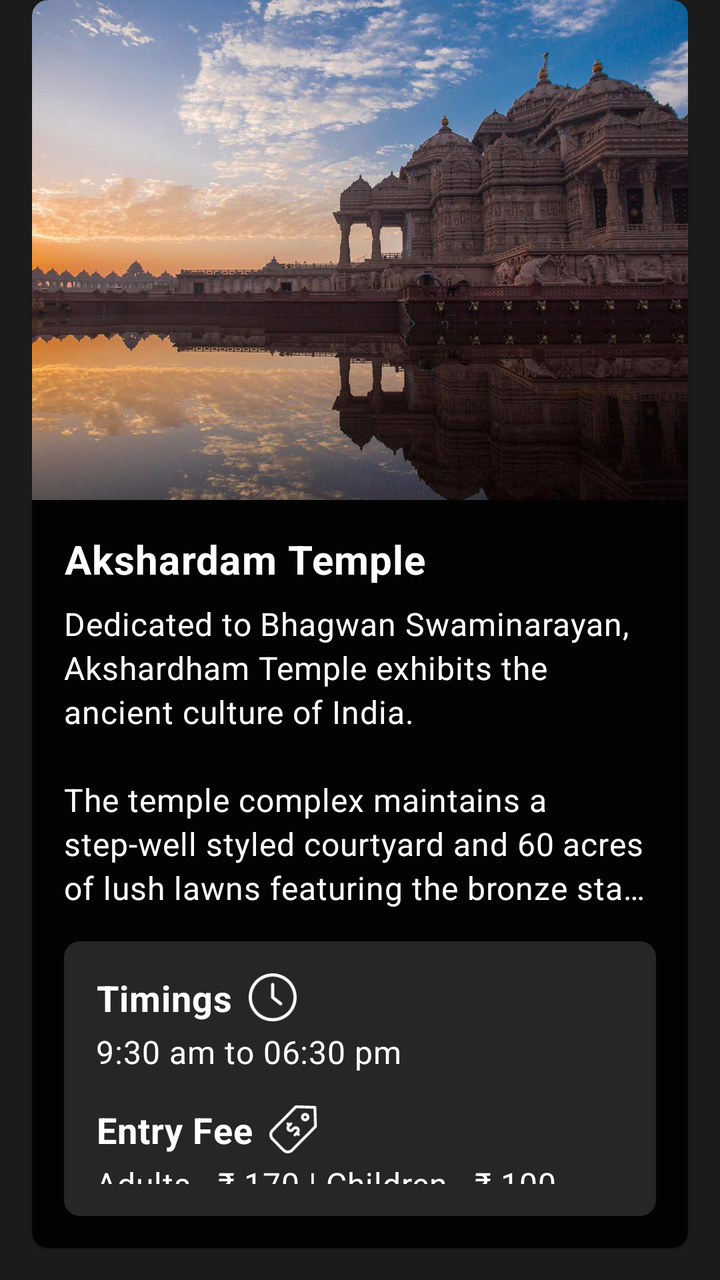
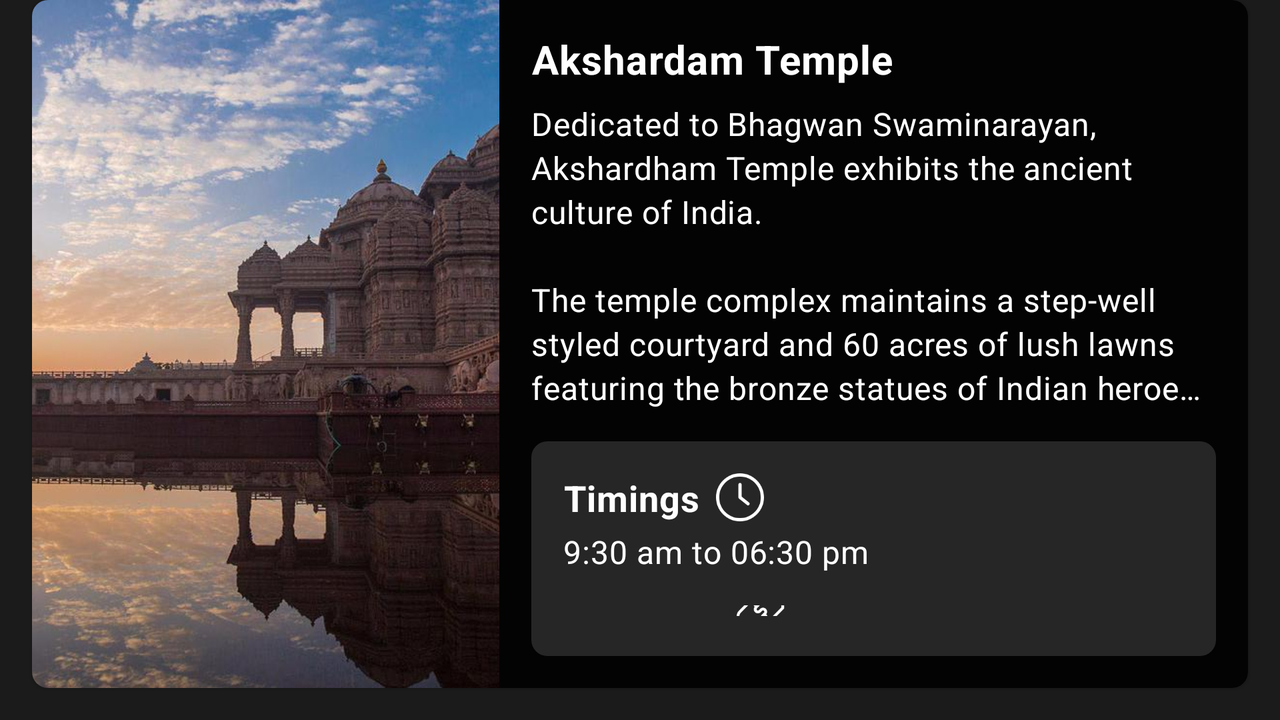

Compare how this app lays out the same screen by default and in its alternative resource folder. The renders come first, then the two layout files and the values they reference.
<!-- AndroidManifest.xml: application theme AppTheme -->
<!-- res/layout/layout_main_item.xml -->
<?xml version="1.0" encoding="utf-8"?>
<FrameLayout xmlns:android="http://schemas.android.com/apk/res/android"
    xmlns:app="http://schemas.android.com/apk/res-auto"
    xmlns:tools="http://schemas.android.com/tools"
    style="@style/BasicItemMainStyle">

    <com.google.android.material.card.MaterialCardView
        style="@style/LinearLayoutVerticalStyle"
        android:layout_marginHorizontal="@dimen/margin_default"
        android:layout_marginBottom="@dimen/margin_default"
        app:cardBackgroundColor="@color/colorPrimaryDark"
        app:cardCornerRadius="@dimen/card_corner_radius">

        <LinearLayout
            android:layout_width="match_parent"
            android:layout_height="wrap_content"
            android:orientation="vertical">

            
            <ImageView
                android:id="@+id/item_main_image"
                style="@style/ImageStyle"
                android:contentDescription="@string/description_image"
                tools:src="@drawable/places_to_visit_akshardham_temple" />

            
            <TextView
                android:id="@+id/item_main_title"
                style="@style/TitleStyle"
                tools:text="@string/title_place_akshardham_temple" />

            
            <TextView
                android:id="@+id/item_main_detail"
                style="@style/DescriptionMainStyle"
                tools:text="@string/detail_place_akshardham_temple" />

            
            <LinearLayout
                android:id="@+id/main_layout_container"
                style="@style/LinearLayoutVerticalStyle"
                android:layout_marginHorizontal="@dimen/margin_default"
                android:layout_marginBottom="@dimen/margin_default"
                android:background="@drawable/shape_rectangle"
                android:padding="@dimen/padding_default">

                
                <TextView
                    android:id="@+id/item_main_label_timings"
                    style="@style/ExtraDetailsMainStyle"
                    android:text="@string/label_timings"
                    app:drawableEndCompat="@drawable/ic_clock" />

                
                <TextView
                    android:id="@+id/item_main_timings"
                    style="@style/TimingsEntryFeeMainStyle"
                    tools:text="@string/timings_akshardham_temple" />

                
                <TextView
                    android:id="@+id/item_main_label_entry_fee"
                    style="@style/ExtraDetailsMainStyle"
                    android:layout_marginTop="@dimen/margin_default"
                    android:text="@string/label_entry_fee"
                    app:drawableEndCompat="@drawable/ic_fee" />

                
                <TextView
                    android:id="@+id/item_main_fee"
                    style="@style/TimingsEntryFeeMainStyle"
                    tools:text="@string/entry_fee_akshardham_temple" />

            </LinearLayout>

        </LinearLayout>

    </com.google.android.material.card.MaterialCardView>

</FrameLayout>
<!-- resources referenced by this layout -->
<resources>
  <color name="colorPrimaryDark">#030303</color>
  <dimen name="card_corner_radius">8dp</dimen>
  <dimen name="margin_default">16dp</dimen>
  <dimen name="padding_default">16dp</dimen>
  <!-- drawable shape_rectangle (drawable) -->
  <?xml version="1.0" encoding="utf-8"?>
  <shape xmlns:android="http://schemas.android.com/apk/res/android"
      android:shape="rectangle">
  
      <solid android:color="#262626" />
  
      <corners android:radius="@dimen/card_corner_radius" />
  
  </shape>
  <string name="description_image">Place</string>
  <string name="detail_place_akshardham_temple">Dedicated to Bhagwan Swaminarayan, Akshardham Temple exhibits the ancient culture of India.\n\nThe temple complex maintains a step-well styled courtyard and 60 acres of lush lawns featuring the bronze statues of Indian heroes, including patriots and warriors. Registered as the World\'s largest comprehensive Hindu temple in the Guinness World Record, the temple is an architectural marvel built from intricately carved sandstone and marble.\n\nFurthermore, the temple organizes exhibitions on Swaminarayan\'s life teachings and also organises a musical fountain and light show after sunset every day.</string>
  <string name="entry_fee_akshardham_temple">Adults - ₹ 170 | Children - ₹ 100</string>
  <string name="label_entry_fee">Entry Fee</string>
  <string name="label_timings">Timings</string>
  <string name="timings_akshardham_temple">9:30 am to 06:30 pm</string>
  <string name="title_place_akshardham_temple">Akshardam Temple</string>
  <style name="BasicItemMainStyle">
          <item name="android:layout_width">match_parent</item>
          <item name="android:layout_height">wrap_content</item>
      </style>
  <style name="DescriptionMainStyle" parent="DescriptionDetailStyle">
          <item name="android:maxLines">@integer/max_lines</item>
      </style>
  <style name="ExtraDetailsMainStyle" parent="BasicItemMainStyle">
          <item name="android:layout_width">wrap_content</item>
          <item name="android:layout_marginBottom">@dimen/margin_mini</item>
          <item name="android:drawablePadding">@dimen/margin_small</item>
          <item name="android:textSize">@dimen/text_size_title_mini</item>
          <item name="android:textStyle">bold</item>
      </style>
  <style name="ImageStyle">
          <item name="android:layout_width">match_parent</item>
          <item name="android:layout_height">250dp</item>
          <item name="android:scaleType">centerCrop</item>
      </style>
  <style name="LinearLayoutVerticalStyle" parent="BasicItemMainStyle">
          <item name="android:orientation">vertical</item>
      </style>
  <style name="TimingsEntryFeeMainStyle" parent="BasicItemMainStyle">
          <item name="android:maxLines">1</item>
          <item name="android:ellipsize">end</item>
      </style>
  <style name="DescriptionDetailStyle" parent="BasicItemMainStyle">
          <item name="android:paddingStart">@dimen/padding_default</item>
          <item name="android:paddingEnd">@dimen/padding_default</item>
          <item name="android:paddingBottom">@dimen/padding_default</item>
          <item name="android:ellipsize">end</item>
      </style>
  <dimen name="margin_mini">4dp</dimen>
  <dimen name="margin_small">8dp</dimen>
  <dimen name="text_size_title_mini">18sp</dimen>
  <dimen name="padding_small">8dp</dimen>
  <dimen name="text_size_title">20sp</dimen>
  <color name="colorAccent">@android:color/white</color>
  <color name="colorBackground">#1B1B1B</color>
  <dimen name="text_size_default">16sp</dimen>
  <dimen name="line_spacing_extra">3dp</dimen>
  <!-- some entries are left out for length -->
</resources>
<!-- res/layout-land/layout_main_item.xml (the repository's variant of the layout above) -->
<!-- drawn on the phone turned sideways -->
<?xml version="1.0" encoding="utf-8"?>
<FrameLayout xmlns:android="http://schemas.android.com/apk/res/android"
    xmlns:app="http://schemas.android.com/apk/res-auto"
    xmlns:tools="http://schemas.android.com/tools"
    style="@style/BasicItemMainStyle">

    <com.google.android.material.card.MaterialCardView
        style="@style/LinearLayoutVerticalStyle"
        android:layout_marginHorizontal="@dimen/margin_default"
        android:layout_marginBottom="@dimen/margin_default"
        app:cardBackgroundColor="@color/colorPrimaryDark"
        app:cardCornerRadius="@dimen/card_corner_radius">

        <LinearLayout
            android:layout_width="match_parent"
            android:layout_height="wrap_content">

            
            <ImageView
                android:id="@+id/item_main_image"
                android:layout_width="@dimen/zero_space"
                android:layout_height="match_parent"
                android:layout_weight="@integer/layout_weight_image"
                android:contentDescription="@string/description_image"
                android:scaleType="centerCrop"
                tools:src="@drawable/places_to_visit_akshardham_temple" />

            
            <LinearLayout
                android:layout_width="@dimen/zero_space"
                android:layout_height="wrap_content"
                android:layout_weight="@fraction/layout_weight_container"
                android:orientation="vertical">

                
                <TextView
                    android:id="@+id/item_main_title"
                    style="@style/TitleStyle"
                    tools:text="@string/title_place_akshardham_temple" />

                
                <TextView
                    android:id="@+id/item_main_detail"
                    style="@style/DescriptionMainStyle"
                    tools:text="@string/detail_place_akshardham_temple" />

                
                <LinearLayout
                    android:id="@+id/main_layout_container"
                    style="@style/LinearLayoutVerticalStyle"
                    android:layout_marginHorizontal="@dimen/margin_default"
                    android:layout_marginBottom="@dimen/margin_default"
                    android:background="@drawable/shape_rectangle"
                    android:padding="@dimen/padding_default">

                    
                    <TextView
                        android:id="@+id/item_main_label_timings"
                        style="@style/ExtraDetailsMainStyle"
                        android:text="@string/label_timings"
                        app:drawableEndCompat="@drawable/ic_clock" />

                    
                    <TextView
                        android:id="@+id/item_main_timings"
                        style="@style/TimingsEntryFeeMainStyle"
                        tools:text="@string/timings_akshardham_temple" />

                    
                    <TextView
                        android:id="@+id/item_main_label_entry_fee"
                        style="@style/ExtraDetailsMainStyle"
                        android:layout_marginTop="@dimen/margin_default"
                        android:text="@string/label_entry_fee"
                        app:drawableEndCompat="@drawable/ic_fee" />

                    
                    <TextView
                        android:id="@+id/item_main_fee"
                        style="@style/TimingsEntryFeeMainStyle"
                        tools:text="@string/entry_fee_akshardham_temple" />

                </LinearLayout>

            </LinearLayout>

        </LinearLayout>

    </com.google.android.material.card.MaterialCardView>

</FrameLayout>
<!-- resources referenced by the variant -->
<!-- as the phone turned sideways resolves them -->
<resources>
  <color name="colorPrimaryDark">#030303</color>
  <dimen name="card_corner_radius">8dp</dimen>
  <dimen name="margin_default">16dp</dimen>
  <dimen name="padding_default">16dp</dimen>
  <dimen name="zero_space">0dp</dimen>
  <!-- drawable shape_rectangle (drawable) -->
  <?xml version="1.0" encoding="utf-8"?>
  <shape xmlns:android="http://schemas.android.com/apk/res/android"
      android:shape="rectangle">
  
      <solid android:color="#262626" />
  
      <corners android:radius="@dimen/card_corner_radius" />
  
  </shape>
  <integer name="layout_weight_image">1</integer>
  <string name="description_image">Place</string>
  <string name="detail_place_akshardham_temple">Dedicated to Bhagwan Swaminarayan, Akshardham Temple exhibits the ancient culture of India.\n\nThe temple complex maintains a step-well styled courtyard and 60 acres of lush lawns featuring the bronze statues of Indian heroes, including patriots and warriors. Registered as the World\'s largest comprehensive Hindu temple in the Guinness World Record, the temple is an architectural marvel built from intricately carved sandstone and marble.\n\nFurthermore, the temple organizes exhibitions on Swaminarayan\'s life teachings and also organises a musical fountain and light show after sunset every day.</string>
  <string name="entry_fee_akshardham_temple">Adults - ₹ 170 | Children - ₹ 100</string>
  <string name="label_entry_fee">Entry Fee</string>
  <string name="label_timings">Timings</string>
  <string name="timings_akshardham_temple">9:30 am to 06:30 pm</string>
  <string name="title_place_akshardham_temple">Akshardam Temple</string>
  <style name="BasicItemMainStyle">
          <item name="android:layout_width">match_parent</item>
          <item name="android:layout_height">wrap_content</item>
      </style>
  <style name="DescriptionMainStyle" parent="DescriptionDetailStyle">
          <item name="android:maxLines">@integer/max_lines</item>
      </style>
  <style name="ExtraDetailsMainStyle" parent="BasicItemMainStyle">
          <item name="android:layout_width">wrap_content</item>
          <item name="android:layout_marginBottom">@dimen/margin_mini</item>
          <item name="android:drawablePadding">@dimen/margin_small</item>
          <item name="android:textSize">@dimen/text_size_title_mini</item>
          <item name="android:textStyle">bold</item>
      </style>
  <style name="LinearLayoutVerticalStyle" parent="BasicItemMainStyle">
          <item name="android:orientation">vertical</item>
      </style>
  <style name="TimingsEntryFeeMainStyle" parent="BasicItemMainStyle">
          <item name="android:maxLines">1</item>
          <item name="android:ellipsize">end</item>
      </style>
  <style name="TitleStyle" parent="BasicItemMainStyle">
          <item name="android:textStyle">bold</item>
          <item name="android:paddingStart">@dimen/padding_default</item>
          <item name="android:paddingEnd">@dimen/padding_default</item>
          <item name="android:paddingTop">@dimen/padding_default</item>
          <item name="android:paddingBottom">@dimen/padding_small</item>
          <item name="android:textSize">@dimen/text_size_title</item>
      </style>
  <style name="DescriptionDetailStyle" parent="BasicItemMainStyle">
          <item name="android:paddingStart">@dimen/padding_default</item>
          <item name="android:paddingEnd">@dimen/padding_default</item>
          <item name="android:paddingBottom">@dimen/padding_default</item>
          <item name="android:ellipsize">end</item>
      </style>
  <dimen name="margin_mini">4dp</dimen>
  <dimen name="margin_small">8dp</dimen>
  <dimen name="text_size_title_mini">18sp</dimen>
  <dimen name="padding_small">8dp</dimen>
  <dimen name="text_size_title">20sp</dimen>
  <color name="colorAccent">@android:color/white</color>
  <color name="colorBackground">#1B1B1B</color>
  <dimen name="text_size_default">16sp</dimen>
  <dimen name="line_spacing_extra">3dp</dimen>
  <!-- some entries are left out for length -->
</resources>
